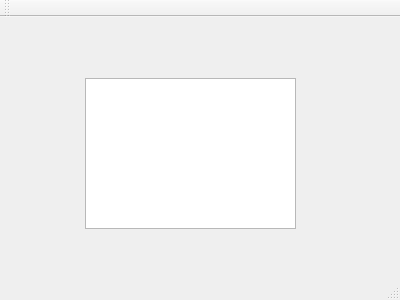
<?xml version="1.0" encoding="UTF-8"?>
<ui version="4.0">
 <class>MainWindow</class>
 <widget class="QMainWindow" name="MainWindow">
  <property name="geometry">
   <rect>
    <x>0</x>
    <y>0</y>
    <width>400</width>
    <height>300</height>
   </rect>
  </property>
  <property name="windowTitle">
   <string>MainWindow</string>
  </property>
  <widget class="QWidget" name="centralWidget">
   <widget class="QListView" name="listView">
    <property name="geometry">
     <rect>
      <x>85</x>
      <y>61</y>
      <width>211</width>
      <height>151</height>
     </rect>
    </property>
   </widget>
  </widget>
  <widget class="QMenuBar" name="menuBar">
   <property name="geometry">
    <rect>
     <x>0</x>
     <y>0</y>
     <width>400</width>
     <height>21</height>
    </rect>
   </property>
  </widget>
  <widget class="QToolBar" name="mainToolBar">
   <attribute name="toolBarArea">
    <enum>TopToolBarArea</enum>
   </attribute>
   <attribute name="toolBarBreak">
    <bool>false</bool>
   </attribute>
  </widget>
  <widget class="QStatusBar" name="statusBar"/>
 </widget>
 <layoutdefault spacing="6" margin="11"/>
 <resources/>
 <connections/>
</ui>
